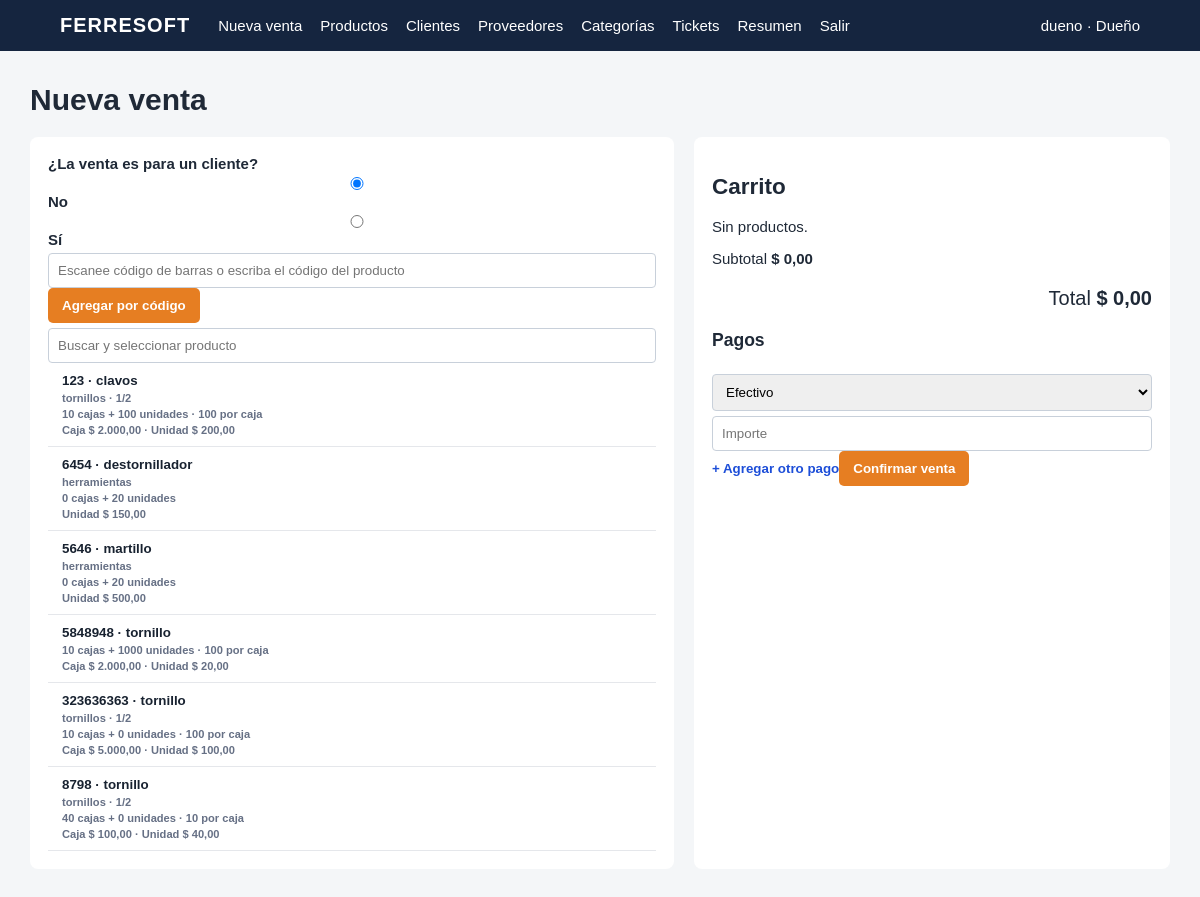
The page /sales/new (signed in) on the database its author committed.
### app/__init__.py (models this page shows, shortened)
class User(db.Model):
    id = db.Column(db.Integer, primary_key=True)
    username = db.Column(db.String(60), unique=True, nullable=False)
    password_hash = db.Column(db.String(255), nullable=False)
    role = db.Column(db.String(20), nullable=False)  # owner | employee
    active = db.Column(db.Boolean, default=True, nullable=False)

class Product(db.Model):
    id = db.Column(db.Integer, primary_key=True)
    code = db.Column(db.String(60), unique=True, nullable=False)
    barcode = db.Column(db.String(80), unique=True, nullable=True)
    name = db.Column(db.String(160), nullable=False)
    description = db.Column(db.String(500), default="")
    purchase_price = db.Column(db.Numeric(14, 2), default=0, nullable=False)
    sale_price = db.Column(db.Numeric(14, 2), nullable=False)
    stock = db.Column(db.Numeric(14, 3), default=0, nullable=False)
    minimum_stock = db.Column(db.Numeric(14, 3), default=0, nullable=False)
    active = db.Column(db.Boolean, default=True, nullable=False)
    category_id = db.Column(db.Integer, db.ForeignKey("category.id"), nullable=True)
    subcategory_id = db.Column(db.Integer, db.ForeignKey("subcategory.id"), nullable=True)
    supplier_id = db.Column(db.Integer, db.ForeignKey("supplier.id"), nullable=True)
    units_per_box = db.Column(db.Integer, default=1, nullable=False)
    closed_boxes = db.Column(db.Integer, default=0, nullable=False)
    loose_units = db.Column(db.Integer, default=0, nullable=False)
    box_price = db.Column(db.Numeric(14, 2), default=0, nullable=False)
    unit_price = db.Column(db.Numeric(14, 2), default=0, nullable=False)
    has_box_presentation = db.Column(db.Boolean, default=False, nullable=False)
    category = db.relationship("Category")
    subcategory = db.relationship("Subcategory")
    supplier = db.relationship("Supplier", backref="products")

class Category(db.Model):
    id = db.Column(db.Integer, primary_key=True)
    name = db.Column(db.String(100), unique=True, nullable=False)

class Subcategory(db.Model):
    id = db.Column(db.Integer, primary_key=True)
    name = db.Column(db.String(100), nullable=False)
    category_id = db.Column(db.Integer, db.ForeignKey("category.id"), nullable=False)
    category = db.relationship("Category")
    __table_args__ = (db.UniqueConstraint("name", "category_id", name="uq_subcategory_category"),)

### app/__init__.py (the view)
    @app.route("/sales/new")
    @login_required
    def sale_new():
        return render_template("sale_new.html", products=Product.query.filter_by(active=True).order_by(Product.name).all(), customers=Customer.query.filter_by(active=True).order_by(Customer.name).all())

### app/__init__.py (called while the page is built)
def current_user():
    uid = session.get("user_id")
    return db.session.get(User, uid) if uid else None

def login_required(view):
    @wraps(view)
    def wrapped(*args, **kwargs):
        if not current_user():
            return redirect(url_for("login"))
        return view(*args, **kwargs)
    return wrapped

### app/templates/sale_new.html (shortened to what this page needs)
{% extends 'base.html' %}
{% block content %}
<h1>Nueva venta</h1>
<div class="pos">
  <section>
    <div class="customer-choice"><b>¿La venta es para un cliente?</b><label><input type="radio" name="has_customer" value="no" checked> No</label><label><input type="radio" name="has_customer" value="yes"> Sí</label></div>
    <div class="scan-row"><input id="code-entry" placeholder="Escanee código de barras o escriba el código del producto" autofocus><button type="button" id="add-code">Agregar por código</button></div>
    <input id="find" placeholder="Buscar y seleccionar producto">
    <div id="product-list">{% for p in products %}<button type="button" class="product" data-id="{{p.id}}" data-code="{{p.code}}" data-barcode="{{p.barcode or ''}}" data-name="{{p.name}}{% if p.category %} · {{p.category.name}}{% if p.subcategory %} / {{p.subcategory.name}}{% endif %}{% endif %}" data-box="{{p.box_price}}" data-unit="{{p.unit_price}}" data-boxes="{{p.closed_boxes}}" data-loose="{{p.loose_units}}" data-per-box="{{p.units_per_box}}" data-has-box="{{ 1 if p.has_box_presentation else 0 }}">{{p.code}} · {{p.name}}{% if p.category %}<small>{{p.category.name}}{% if p.subcategory %} · {{p.subcategory.name}}{% endif %}</small>{% endif %}<small>{{p.closed_boxes}} cajas + {{p.loose_units}} unidades{% if p.has_box_presentation %} · {{p.units_per_box}} por caja{% endif %}</small><small>{% if p.has_box_presentation %}Caja {{p.box_price|ars}} · {% endif %}Unidad {{p.unit_price|ars}}</small></button>{% endfor %}</div>
  </section>
  <section class="cart"><h2>Carrito</h2><div id="cart"></div><div class="sale-totals"><p>Subtotal <strong id="subtotal">$ 0,00</strong></p><p id="discount-row" hidden>Descuento de cliente <strong id="discount-total">-$ 0,00</strong></p><p class="total">Total <strong id="total">$ 0,00</strong></p></div><h3>Pagos</h3><div id="payments"><div><select><option value="EFECTIVO">Efectivo</option><option value="DEBITO">Débito</option><option value="CREDITO">Crédito</option></select><input type="number" step="0.01" min="0" placeholder="Importe"></div></div><button type="button" class="link" id="add-payment">+ Agregar otro pago</button><button id="confirm" class="button">Confirmar venta</button></section>
</div>
{% endblock %}

### app/templates/base.html
<!doctype html><html lang="es"><head><meta charset="utf-8"><meta name="viewport" content="width=device-width,initial-scale=1"><title>FerreSoft</title><link rel="stylesheet" href="{{ url_for('static', filename='style.css') }}"><link rel="stylesheet" href="{{ url_for('static', filename='updates.css') }}"></head><body>{% if current_user %}<header><a class="brand" href="{{ url_for('dashboard') }}">FERRESOFT</a><nav><a href="{{ url_for('sale_new') }}">Nueva venta</a><a href="{{ url_for('products') }}">Productos</a><a href="{{ url_for('customers') }}">Clientes</a>{% if current_user.role=='owner' %}<a href="{{ url_for('suppliers') }}">Proveedores</a><a href="{{ url_for('catalog') }}">Categorías</a>{% endif %}<a href="{{ url_for('sales') }}">Tickets</a><a href="{{ url_for('sales_report') }}">Resumen</a><a href="{{ url_for('logout') }}">Salir</a></nav><span>{{ current_user.username }} · {{ 'Dueño' if current_user.role == 'owner' else 'Empleado' }}</span></header>{% endif %}<main>{% with messages=get_flashed_messages(with_categories=true) %}{% for cat,msg in messages %}<div class="alert {{cat}}">{{msg}}</div>{% endfor %}{% endwith %}{% block content %}{% endblock %}</main></body></html>

### app/static/style.css (style rules this page uses)
:root { --navy:#15253f;--orange:#e67e22;--pale:#f4f6f8;--red:#fff0f0 }
* { box-sizing:border-box }
body { margin:0;background:var(--pale);font:15px Arial,sans-serif;color:#1f2937 }
header { background:var(--navy);color:#fff;padding:14px 5%;display:flex;align-items:center;gap:28px }
header a { color:#fff;text-decoration:none }
.brand { font-weight:bold;font-size:20px;letter-spacing:1px }
nav { display:flex;gap:18px;flex:1 }
main { max-width:1180px;margin:32px auto;padding:0 20px }
h1 { margin-top:0 }
.button,button { border:0;border-radius:5px;background:var(--orange);color:#fff;padding:10px 14px;cursor:pointer;text-decoration:none;font-weight:bold }
input,select,textarea { width:100%;padding:9px;border:1px solid #c8d0da;border-radius:4px;margin-top:5px }
label { display:block;font-weight:bold }
.pos { display:grid;grid-template-columns:1.15fr .85fr;gap:20px }
.pos section { background:#fff;padding:18px;border-radius:8px }
.product { display:block;width:100%;text-align:left;background:#fff;color:#182230;border-bottom:1px solid #e5e7eb;border-radius:0 }
.product small { display:block;color:#667085;margin-top:4px }
.total { font-size:20px;text-align:right }
.link { background:none;color:#1d4ed8;padding:8px 0 }

### app/static/updates.css (style rules this page uses)
td small,.product small { display:block;color:#667085;margin-top:4px }

### rows shown on the page
User: username "dueno", role "Dueño"
Product: code "123", name "clavos", category.name "tornillos", subcategory.name "1/2", closed_boxes "10", loose_units "100", units_per_box "100", box_price|ars "$ 2.000,00", unit_price|ars "$ 200,00"
Product: code "6454", name "destornillador", category.name "herramientas", closed_boxes "0", loose_units "20", unit_price|ars "$ 150,00"
Product: code "5646", name "martillo", category.name "herramientas", closed_boxes "0", loose_units "20", unit_price|ars "$ 500,00"
Product: code "5848948", name "tornillo", closed_boxes "10", loose_units "1000", units_per_box "100", box_price|ars "$ 2.000,00", unit_price|ars "$ 20,00"
Product: code "323636363", name "tornillo", category.name "tornillos", subcategory.name "1/2", closed_boxes "10", loose_units "0", units_per_box "100", box_price|ars "$ 5.000,00", unit_price|ars "$ 100,00"
Product: code "8798", name "tornillo", category.name "tornillos", subcategory.name "1/2", closed_boxes "40", loose_units "0", units_per_box "10", box_price|ars "$ 100,00", unit_price|ars "$ 40,00"
